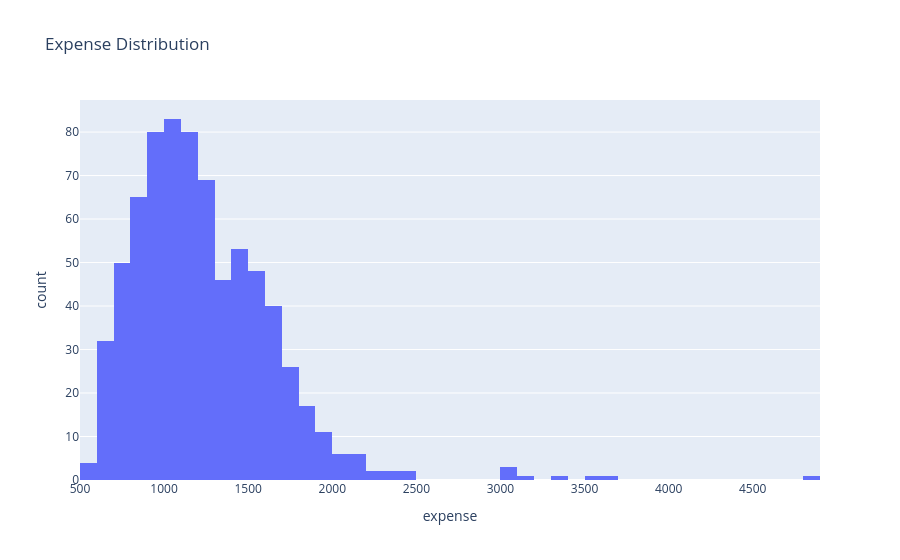

The notebook cell saved with this chart:
### Markdown cell above
## Expense Distribution

### Code cell
px.histogram(df, x="expense", nbins=50,
             title="Expense Distribution")

### Figure 1 — Plotly figure (JSON) as saved in the notebook; plotly's stock layout.template omitted (floating-point values rounded to 4 significant figures; data arrays with more than 128 entries replaced by an {"elided": "..."} marker saying what was removed)
{"data": [{"bingroup": "x", "hovertemplate": "expense=%{x}<br>count=%{y}<extra></extra>", "legendgroup": "", "marker": {"color": "#636efa", "pattern": {"shape": ""}}, "name": "", "nbinsx": 50, "orientation": "v", "showlegend": false, "type": "histogram", "x": {"elided": "730 float values"}, "xaxis": "x", "yaxis": "y"}], "layout": {"barmode": "relative", "legend": {"tracegroupgap": 0}, "title": {"text": "Expense Distribution"}, "xaxis": {"anchor": "y", "domain": [0, 1], "title": {"text": "expense"}}, "yaxis": {"anchor": "x", "domain": [0, 1], "title": {"text": "count"}}}}
